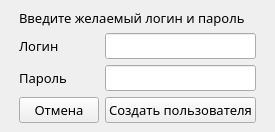
<?xml version="1.0" encoding="UTF-8"?>
<ui version="4.0">
 <class>MainWindow</class>
 <widget class="QMainWindow" name="MainWindow">
  <property name="geometry">
   <rect>
    <x>0</x>
    <y>0</y>
    <width>275</width>
    <height>132</height>
   </rect>
  </property>
  <property name="windowTitle">
   <string>Создание пользователя</string>
  </property>
  <widget class="QWidget" name="centralwidget">
   <layout class="QGridLayout" name="gridLayout_2">
    <item row="0" column="1">
     <layout class="QGridLayout" name="gridLayout">
      <item row="2" column="1">
       <widget class="QLineEdit" name="paslb">
        <property name="font">
         <font>
          <family>Century Gothic</family>
          <pointsize>10</pointsize>
         </font>
        </property>
        <property name="inputMask">
         <string/>
        </property>
       </widget>
      </item>
      <item row="2" column="0">
       <widget class="QLabel" name="label_2">
        <property name="font">
         <font>
          <family>Century Gothic</family>
          <pointsize>10</pointsize>
         </font>
        </property>
        <property name="text">
         <string>Пароль</string>
        </property>
       </widget>
      </item>
      <item row="1" column="1">
       <widget class="QLineEdit" name="loglb">
        <property name="font">
         <font>
          <family>Century Gothic</family>
          <pointsize>10</pointsize>
         </font>
        </property>
       </widget>
      </item>
      <item row="1" column="0">
       <widget class="QLabel" name="label">
        <property name="font">
         <font>
          <family>Century Gothic</family>
          <pointsize>10</pointsize>
         </font>
        </property>
        <property name="text">
         <string>Логин</string>
        </property>
       </widget>
      </item>
      <item row="3" column="0">
       <widget class="QPushButton" name="cnbtn">
        <property name="font">
         <font>
          <family>Century Gothic</family>
          <pointsize>10</pointsize>
         </font>
        </property>
        <property name="text">
         <string>Отмена</string>
        </property>
       </widget>
      </item>
      <item row="3" column="1">
       <widget class="QPushButton" name="acbtn">
        <property name="font">
         <font>
          <family>Century Gothic</family>
          <pointsize>10</pointsize>
         </font>
        </property>
        <property name="text">
         <string>Создать пользователя</string>
        </property>
       </widget>
      </item>
      <item row="0" column="0" colspan="2">
       <widget class="QLabel" name="label_3">
        <property name="font">
         <font>
          <family>Century Gothic</family>
          <pointsize>10</pointsize>
         </font>
        </property>
        <property name="text">
         <string>Введите желаемый логин и пароль</string>
        </property>
       </widget>
      </item>
     </layout>
    </item>
    <item row="1" column="1">
     <spacer name="verticalSpacer">
      <property name="orientation">
       <enum>Qt::Vertical</enum>
      </property>
      <property name="sizeHint" stdset="0">
       <size>
        <width>20</width>
        <height>40</height>
       </size>
      </property>
     </spacer>
    </item>
    <item row="0" column="0">
     <spacer name="horizontalSpacer">
      <property name="orientation">
       <enum>Qt::Horizontal</enum>
      </property>
      <property name="sizeHint" stdset="0">
       <size>
        <width>40</width>
        <height>20</height>
       </size>
      </property>
     </spacer>
    </item>
    <item row="0" column="2">
     <spacer name="horizontalSpacer_2">
      <property name="orientation">
       <enum>Qt::Horizontal</enum>
      </property>
      <property name="sizeHint" stdset="0">
       <size>
        <width>40</width>
        <height>20</height>
       </size>
      </property>
     </spacer>
    </item>
   </layout>
  </widget>
 </widget>
 <resources/>
 <connections/>
</ui>
